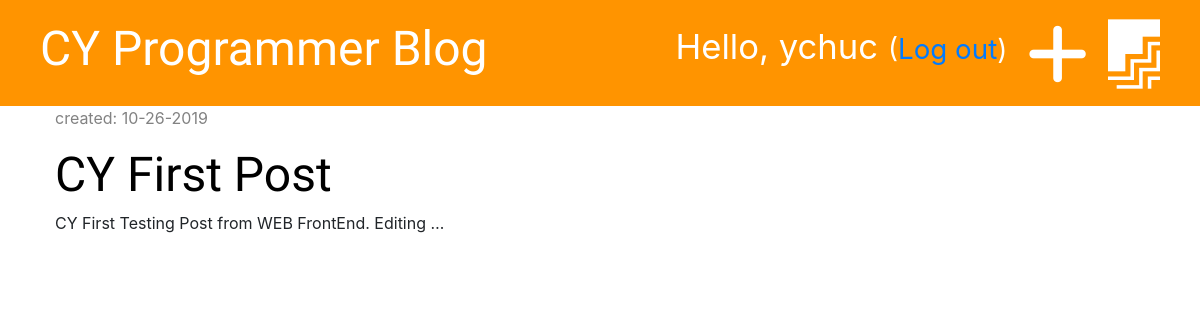
Page /drafts/ (signed in) on the committed database.
### blog/models.py (models this page shows, shortened)
class Post(models.Model):
    author = models.ForeignKey('auth.User', on_delete=models.CASCADE)
    title = models.CharField(max_length=200)
    text = models.TextField()
    created_date = models.DateTimeField(default=timezone.now)
    published_date = models.DateTimeField(blank=True, null=True)

### blog/views.py (the view)
# urls.py: path('drafts/', views.post_draft_list, name='post_draft_list'),
@login_required
def post_draft_list(request):
    posts = Post.objects.filter(published_date__isnull=True).order_by('-created_date')
    stuff_for_frontend = {'posts': posts}
    return render(request, 'blog/post_draft_list.html', stuff_for_frontend)

### blog/templates/blog/post_draft_list.html (shortened to what this page needs)
{% extends 'blog/base.html' %}
{% block content %}
    {% for post in posts %}
        <div class="post">
            <p class="date">created: {{ post.created_date | date:'m-d-Y' }}</p>
            <h1><a href="{% url 'post_detail' pk=post.pk %}">{{ post.title }}</a></h1>
            <p>{{ post.text|truncatechars:50 }}</p>
        </div>
    {% endfor %}
{% endblock %}

### blog/templates/blog/base.html (shortened to what this page needs)
{% load staticfiles %}
<!DOCTYPE html>
<html lang="en">
<head>
    <link rel="stylesheet" href="https://stackpath.bootstrapcdn.com/bootstrap/4.3.1/css/bootstrap.min.css">
    <link rel="stylesheet" href="{% static 'css/blog.css' %}">
</head>
<body>
<div class="page-header">
    {% if user.is_authenticated %}
        <a href="{% url 'post_draft_list' %}" class="top-menu"><i class="fab fa-firstdraft fa-2x"></i></a>
        <a href="{% url 'post_new' %}" class="top-menu"><i class="fas fa-plus fa-2x"></i></a>
        <p class="top-menu">Hello, {{ user.username }} <small>(<a href="{% url 'logout' %}">Log out</a>)</small></p>
    {% else %}
        <a href="{% url 'login' %}" class="top-menu"><i class="fas fa-sign-in-alt fa-2x"></i></a>
    {% endif %}
    <h1><a href="{% url "post_list" %}">CY Programmer Blog</a></h1>
</div>
<div class="content container">
    <div class="row">
        <div class="col-md-8">
            {% block content %}
            {% endblock %}
        </div>
    </div>
</div>
</body>
</html>

### blog/static/css/blog.css (style rules this page uses)
.page-header { background-color: #ff9400; margin-top: 0; padding: 20px 20px 20px 40px; }
.page-header h1, .page-header h1 a { color: #ffffff; font-size: 36pt; text-decoration: none; }
.content { margin-left: 40px; }
h1, h2, h3, h4 { font-family: 'Tangerine', 'Inconsolata', 'Droid Sans', serif; font-size: 48px; }
.date { color: #828282; }
.post { margin-bottom: 70px; }
.post h1 a { color: #000000; }
.top-menu, .top-menu:hover { color: #ffffff; float: right; font-size: 26pt; margin-right: 20px; }

### rows in the picture
Post: created_date "10-26-2019", title "CY First Post", text "CY First Testing Post from WEB FrontEnd. Editing …"

### other values in the picture
{{ user.username }} "ychuc"
